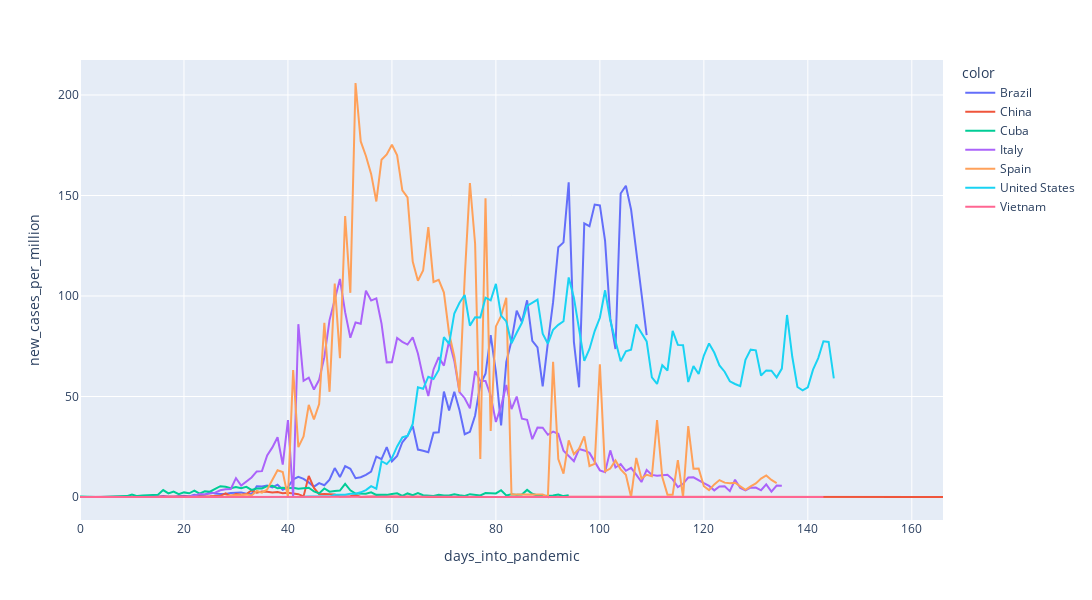

Notebook code for this chart:
### Markdown cell above
# Visualization of *new_cases_per_million*

### Code cell
countries = ['Brazil', 'United States', 'Italy', 'Spain', 'China', 'Vietnam', 'Cuba']
to_plot = data[data['days_into_pandemic'] >= 0].loc[countries]
px.line(to_plot, x='days_into_pandemic', y='new_cases_per_million', color=to_plot.index.get_level_values('location'), height=600, width=1500)

### Figure 1 — Plotly figure (JSON) as saved in the notebook; plotly's stock layout.template omitted (floating-point values rounded to 4 significant figures; data arrays with more than 128 entries replaced by an {"elided": "..."} marker saying what was removed)
{"data": [{"hovertemplate": "color=Brazil<br>days_into_pandemic=%{x}<br>new_cases_per_million=%{y}<extra></extra>", "legendgroup": "Brazil", "line": {"color": "#636efa", "dash": "solid"}, "mode": "lines", "name": "Brazil", "orientation": "v", "showlegend": true, "type": "scatter", "x": [0, 1, 2, 3, 4, 5, 6, 7, 8, 9, 10, 11, 12, 13, 14, 15, 16, 17, 18, 19, 20, 21, 22, 23, 24, 25, 26, 27, 28, 29, 30, 31, 32, 33, 34, 35, 36, 37, 38, 39, 40, 41, 42, 43, 44, 45, 46, 47, 48, 49, 50, 51, 52, 53, 54, 55, 56, 57, 58, 59, 60, 61, 62, 63, 64, 65, 66, 67, 68, 69, 70, 71, 72, 73, 74, 75, 76, 77, 78, 79, 80, 81, 82, 83, 84, 85, 86, 87, 88, 89, 90, 91, 92, 93, 94, 95, 96, 97, 98, 99, 100, 101, 102, 103, 104, 105, 106, 107, 108, 109], "xaxis": "x", "y": [0.004705, 0, 0, 0.004705, 0, 0, 0, 0.009409, 0, 0.04234, 0, 0.03293, 0.02352, 0.02823, 0.03293, 0.06586, 0.4658, 0, 0.05175, 0.1788, 0.5693, 0.2399, 1.171, 0.8092, 1.073, 2.47, 1.778, 1.52, 1.444, 2.028, 2.032, 2.291, 1.656, 1.52, 5.354, 5.264, 5.683, 4.761, 6.135, 3.623, 4.85, 8.812, 10.05, 9.042, 7.273, 5.123, 6.892, 5.824, 8.619, 14.39, 9.903, 15.32, 14.0, 9.39, 9.828, 10.99, 12.6, 20.13, 18.85, 24.84, 17.76, 20.45, 27.23, 30.34, 35.29, 23.59, 23.04, 22.23, 31.96, 32.16, 52.48, 43.1, 52.32, 43.13, 31.23, 32.44, 40.55, 56.09, 61.29, 80.57, 62.19, 35.61, 67.22, 77.71, 92.65, 87.07, 97.87, 77.66, 74.39, 54.98, 76.8, 96.91, 124.3, 126.7, 156.5, 77.2, 54.56, 136.1, 134.7, 145.5, 145.0, 127.4, 88.97, 73.65, 151.0, 154.8, 143.1, 122.2, 102.1, 80.5], "yaxis": "y"}, {"hovertemplate": "color=China<br>days_into_pandemic=%{x}<br>new_cases_per_million=%{y}<extra></extra>", "legendgroup": "China", "line": {"color": "#EF553B", "dash": "solid"}, "mode": "lines", "name": "China", "orientation": "v", "showlegend": true, "type": "scatter", "x": {"elided": "167 int values"}, "xaxis": "x", "y": {"elided": "167 float values"}, "yaxis": "y"}, {"hovertemplate": "color=Cuba<br>days_into_pandemic=%{x}<br>new_cases_per_million=%{y}<extra></extra>", "legendgroup": "Cuba", "line": {"color": "#00cc96", "dash": "solid"}, "mode": "lines", "name": "Cuba", "orientation": "v", "showlegend": true, "type": "scatter", "x": [0, 1, 2, 3, 4, 5, 6, 7, 8, 9, 10, 11, 12, 13, 14, 15, 16, 17, 18, 19, 20, 21, 22, 23, 24, 25, 26, 27, 28, 29, 30, 31, 32, 33, 34, 35, 36, 37, 38, 39, 40, 41, 42, 43, 44, 45, 46, 47, 48, 49, 50, 51, 52, 53, 54, 55, 56, 57, 58, 59, 60, 61, 62, 63, 64, 65, 66, 67, 68, 69, 70, 71, 72, 73, 74, 75, 76, 77, 78, 79, 80, 81, 82, 83, 84, 85, 86, 87, 88, 89, 90, 91, 92, 93, 94], "xaxis": "x", "y": [0.2649, 0.08829, 0, 0, 0, 0.08829, 0.1766, 0.3532, 0.4414, 0.4414, 1.236, 0.4414, 0.7063, 0.7946, 0.8829, 1.148, 3.443, 1.766, 2.737, 1.413, 2.295, 1.854, 3.178, 1.677, 2.825, 2.649, 4.061, 5.386, 5.121, 4.326, 4.944, 4.326, 5.032, 3.532, 4.238, 4.238, 5.386, 5.562, 4.326, 4.591, 4.414, 4.591, 4.061, 4.414, 4.591, 2.825, 1.766, 4.238, 2.649, 3.002, 3.178, 6.533, 3.355, 1.677, 1.501, 1.589, 2.295, 1.059, 1.148, 1.059, 1.501, 1.854, 0.5297, 1.766, 0.8829, 1.942, 0.8829, 0.7946, 0.5297, 1.148, 0.7063, 0.7063, 1.324, 0.8829, 0.5297, 1.413, 0.9712, 0.7946, 1.942, 1.766, 1.766, 3.355, 0.7946, 1.324, 1.059, 1.236, 3.532, 1.589, 0.7946, 0.4414, 0.5297, 0.7063, 1.236, 0.4414, 0.8829], "yaxis": "y"}, {"hovertemplate": "color=Italy<br>days_into_pandemic=%{x}<br>new_cases_per_million=%{y}<extra></extra>", "legendgroup": "Italy", "line": {"color": "#ab63fa", "dash": "solid"}, "mode": "lines", "name": "Italy", "orientation": "v", "showlegend": true, "type": "scatter", "x": {"elided": "136 int values"}, "xaxis": "x", "y": {"elided": "136 float values"}, "yaxis": "y"}, {"hovertemplate": "color=Spain<br>days_into_pandemic=%{x}<br>new_cases_per_million=%{y}<extra></extra>", "legendgroup": "Spain", "line": {"color": "#FFA15A", "dash": "solid"}, "mode": "lines", "name": "Spain", "orientation": "v", "showlegend": true, "type": "scatter", "x": {"elided": "135 int values"}, "xaxis": "x", "y": {"elided": "135 float values"}, "yaxis": "y"}, {"hovertemplate": "color=United States<br>days_into_pandemic=%{x}<br>new_cases_per_million=%{y}<extra></extra>", "legendgroup": "United States", "line": {"color": "#19d3f3", "dash": "solid"}, "mode": "lines", "name": "United States", "orientation": "v", "showlegend": true, "type": "scatter", "x": {"elided": "146 int values"}, "xaxis": "x", "y": {"elided": "146 float values"}, "yaxis": "y"}, {"hovertemplate": "color=Vietnam<br>days_into_pandemic=%{x}<br>new_cases_per_million=%{y}<extra></extra>", "legendgroup": "Vietnam", "line": {"color": "#FF6692", "dash": "solid"}, "mode": "lines", "name": "Vietnam", "orientation": "v", "showlegend": true, "type": "scatter", "x": {"elided": "144 int values"}, "xaxis": "x", "y": {"elided": "144 float values"}, "yaxis": "y"}], "layout": {"height": 600, "legend": {"title": {"text": "color"}, "tracegroupgap": 0}, "margin": {"t": 60}, "width": 1500, "xaxis": {"anchor": "y", "domain": [0, 1], "title": {"text": "days_into_pandemic"}}, "yaxis": {"anchor": "x", "domain": [0, 1], "title": {"text": "new_cases_per_million"}}}}
